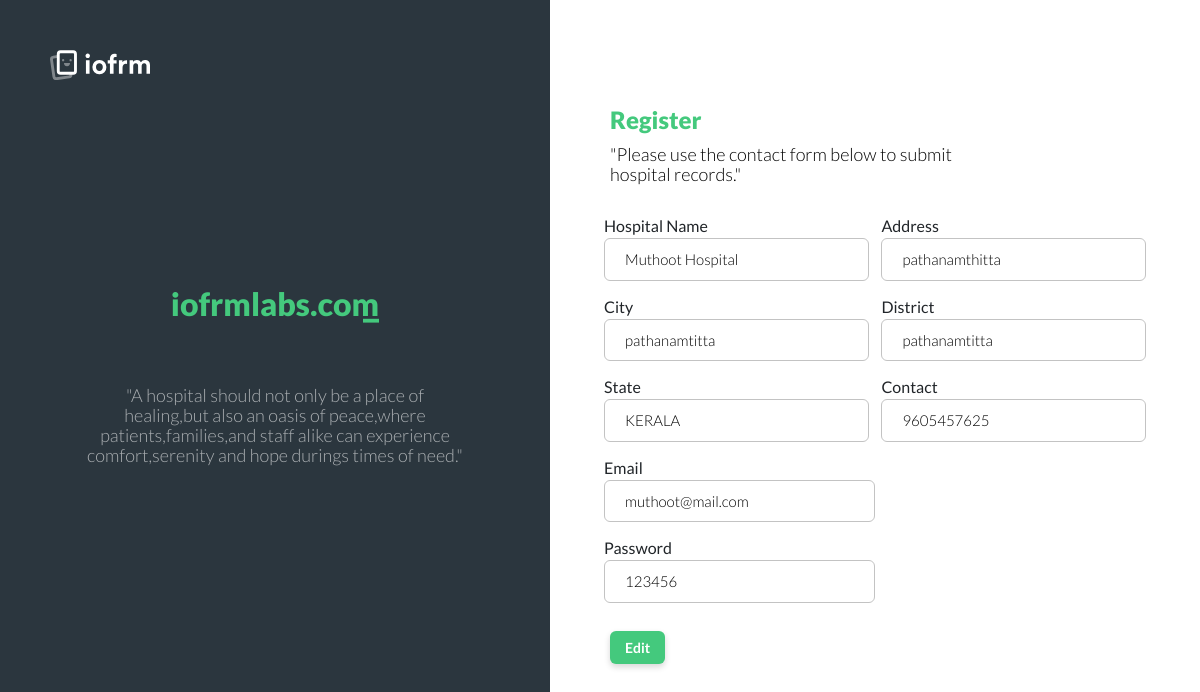
Page /hospprofedit (signed in) on the committed database.
### imfapp/models.py (models this page shows)
class HospitalRegister(models.Model):
    hosp_name=models.CharField(max_length=255)
    hosp_address=models.CharField(max_length=255)
    hosp_city=models.CharField(max_length=100)
    hosp_district=models.CharField(max_length=100)
    hosp_state=models.CharField(max_length=100)
    hosp_contact=models.CharField(max_length=15)
    login_id=models.ForeignKey('Login',on_delete=models.CASCADE)

class Login(models.Model):
    email = models.EmailField()
    password = models.CharField(max_length=255)
    usertype=models.IntegerField(default=0,null=True)
    login_status=models.IntegerField(default=0)

### imfapp/views.py (the view)
# urls.py: path('hospprofedit',views.hospprofedit,name='hospprofedit'),
def hospprofedit(request):
    userid=request.session.get('hosp_id')
    login=get_object_or_404(Login,id=userid)
    hosp_data=get_object_or_404(HospitalRegister,login_id=userid)
    if request.method=='POST':
        form1=hosp_form(request.POST,instance=hosp_data)
        form2=login_form(request.POST,instance=login)
        if form1.is_valid() and form2.is_valid():
            form1.save()
            form2.save()
            return redirect('hosphome')
    else:
        form1=hosp_form(instance=hosp_data)
        form2=login_form(instance=login)
    return render(request,'hospprofedit.html',{'form':form1,'login':form2})

### imfapp/forms.py
class hosp_form(forms.ModelForm):
    class Meta:
        model=HospitalRegister
        fields=['hosp_name','hosp_address','hosp_city','hosp_district','hosp_state','hosp_contact']
        widget={
            'hosp_name':forms.TextInput(attrs={'class':'form-control'}),
            'hosp_address':forms.TextInput(attrs={'class':'form-control'}),
            'hosp_city':forms.TextInput(attrs={'class':'form-control'}),
            'hosp_district':forms.TextInput(attrs={'class':'form-control'}),
            'hosp_state':forms.TextInput(attrs={'class':'form-control'}),
            'hosp_contact':forms.TextInput(attrs={'class':'form-control'})
        }

class login_form(forms.ModelForm):
    class Meta:
        model=Login
        fields=['email','password']

### imfapp/templates/hospprofedit.html (shortened to what this page needs)
{% load static %}
<!DOCTYPE html>
<html lang="en">
<head>
    <link rel="stylesheet" type="text/css" href="{% static 'reg/css/bootstrap.min.css' %}">
    <link rel="stylesheet" type="text/css" href="{% static 'reg/css/fontawesome-all.min.css' %}">
    <link rel="stylesheet" type="text/css" href="{% static 'reg/css/iofrm-style.css' %}">
    <link rel="stylesheet" type="text/css" href="{% static 'reg/css/iofrm-theme30.css' %}">
</head>
<body>
    <div class="form-body on-top-mobile">
        <div class="website-logo">
            <a href="index.html">
                <div class="logo">
                </div>
            </a>
        </div>
        <div class="iofrm-layout">
            <div class="img-holder">
                <div class="bg"></div>
                <div class="info-holder simple-info">
                    <div class="mb-5">
                        <div class="type-animation">
                            <h2 class="mb-2 animated">iofrmlabs.com</h2>
                        </div>
                    </div>
                    <div><p>"A hospital should not only be a place of healing,but also an oasis of peace,where patients,families,and staff alike can experience comfort,serenity and hope durings times of need."</p></div>
                </div>
            </div>
            <div class="form-holder">
                <div class="form-content">
                    <div class="form-items">
                        <h3>Register </h3>
                        <p class="text-black">"Please use the contact form below to submit<br>hospital records."</p>
                        <form  method="POST" class="container-custom-padding">
                            <div class="row">
                                <div class="col-12 col-sm-6">Hospital Name
                                {{form.hosp_name}}
                                </div>
                                <div class="col-12 col-sm-6">Address
                                    {{form.hosp_address}}
                                </div>
                            </div>
                            <div class="row">
                                <div class="col-12 col-sm-6">City
                                    {{form.hosp_city}}
                                </div>
                                <div class="col-12 col-sm-6">District
                                    {{form.hosp_district}}
                                </div>
                            </div>
                            <div class="row">
                                <div class="col-12 col-sm-6">State
                                    {{form.hosp_state}}
                                </div>
                                <div class="col-12 col-sm-6">Contact
                                    {{form.hosp_contact}}
                                </div>
                            </div>
                            <div class="row">
                                <div class="col-12 col-sm-6">Email
                                    {{login.email}}
                                </div>
                            </div>
                            <div class="row">
                            <div class="col-12 col-sm-6">Password
                                {{login.password}}
                            </div>
                        </div>
                                <div class="col-12 col-sm-6">
                                    <div class="form-button text-right">
                                        <button type="submit" class="ibtn less-padding">Edit</button>
                                    </div>
                                </div>
                            </div>
                    </div>
                </div>
            </div>
        </div>
</body>
</html>

### imfapp/static/reg/css/iofrm-theme30.css (style rules this page uses)
body { background-color: #fff; }
.form-body { background-color: #fff; }
.website-logo { display: inline-block; top: 50px; left: 50px; right: initial; bottom: initial; }
.website-logo .logo { background-image: url("../images/logo-light.svg"); }
.img-holder { width: 550px; background-color: #2B363E; }
.img-holder .info-holder h2 { color: #44C97D; text-align: center; }
.img-holder .info-holder p { color: rgba(255, 255, 255, 0.6); text-align: center; }
.img-holder .bg { opacity: 1; background-image: none; }
.form-holder { margin-left: 550px; }
.form-content { background-color: #fff; }
.form-content .form-items { max-width: 600px; text-align: left; }
.form-content h3 { color: #44C97D; text-align: left; }
.form-content p { color: #44C97D; text-align: left; }
.form-content input, .form-content .dropdown-toggle.btn-default { padding: 9px 20px; border: 1px solid #C3C3C3; background-color: #fff; color: #000; border-radius: 6px; }
.form-content .form-button .ibtn { background-color: #44C97D; color: #fff; -webkit-box-shadow: 0 3px 6px rgba(0, 0, 0, 0.16); box-shadow: 0 3px 6px rgba(0, 0, 0, 0.16); border: 0; }
.type-animation > *:before { background-color: #44C97D; }
.type-animation > *:after { background-color: #2B363E; }

### rows in the picture
HospitalRegister: hosp_name "Muthoot Hospital", hosp_address "pathanamthitta", hosp_city "pathanamtitta", hosp_district "pathanamtitta", hosp_state "KERALA", hosp_contact "9605457625"
Login: email "muthoot@mail.com", password "123456"
